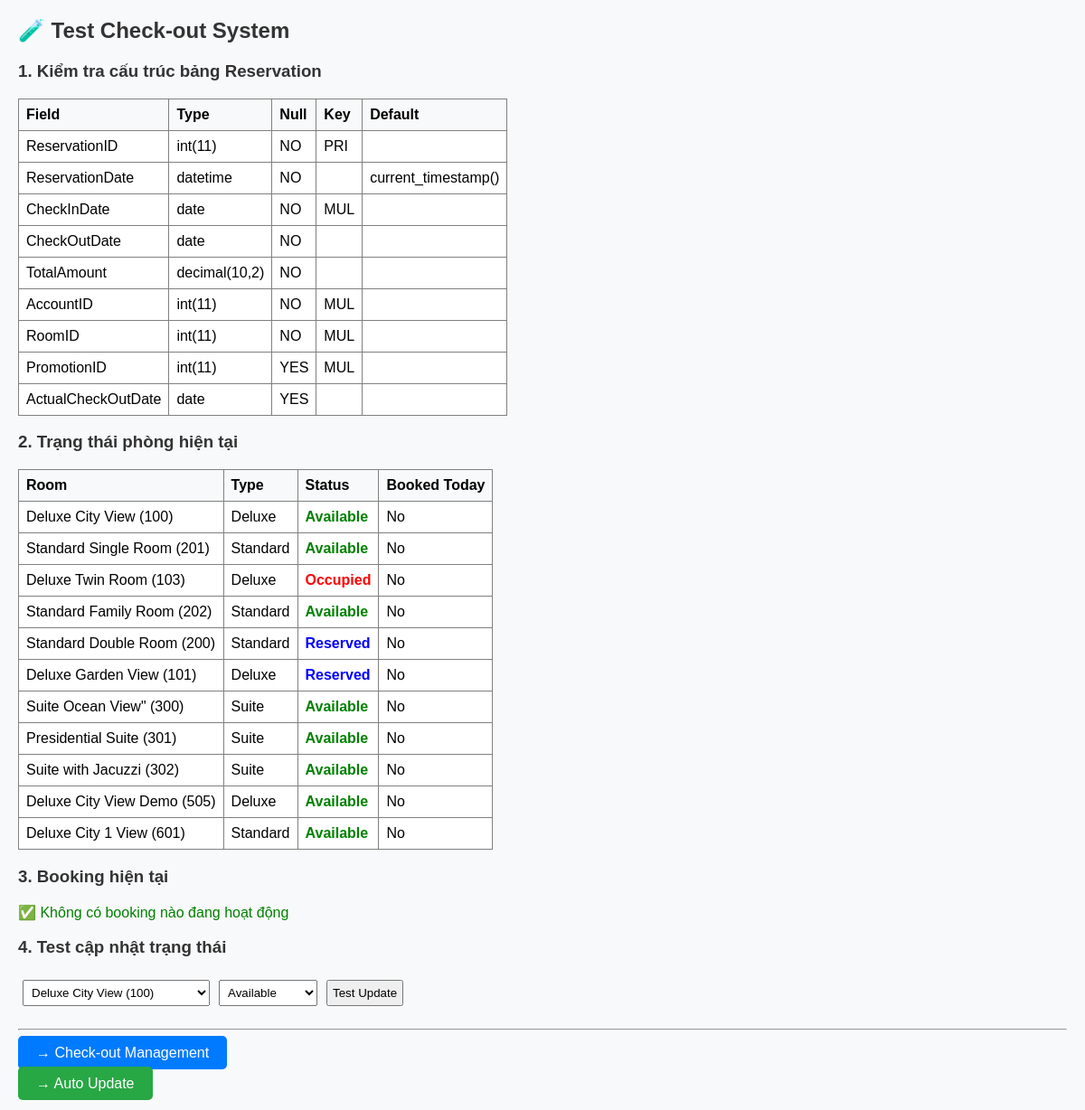
The app's page /debug/test_checkout_system.php with its own data.
### tables this page shows
CREATE TABLE `Room` (
  `RoomID` int NOT NULL AUTO_INCREMENT,
  `RoomName` varchar(50) NOT NULL,
  `RoomNumber` varchar(10) NOT NULL,
  `PricePerNight` bigint unsigned DEFAULT NULL,
  `Status` enum('Available','Occupied','Maintenance','Reserved') DEFAULT 'Available',
  `RoomTypeID` int NOT NULL,
  `MaxGuests` int NOT NULL DEFAULT '2',
  `Description` text,
  PRIMARY KEY (`RoomID`),
  UNIQUE KEY `RoomNumber` (`RoomNumber`),
  KEY `idx_room_number` (`RoomNumber`),
  KEY `idx_room_status` (`Status`),
  KEY `idx_room_type` (`RoomTypeID`),
  CONSTRAINT `Room_ibfk_1` FOREIGN KEY (`RoomTypeID`) REFERENCES `RoomType` (`RoomTypeID`) ON DELETE RESTRICT
);

CREATE TABLE `RoomType` (
  `RoomTypeID` int NOT NULL AUTO_INCREMENT,
  `TypeName` varchar(50) NOT NULL,
  PRIMARY KEY (`RoomTypeID`),
  UNIQUE KEY `TypeName` (`TypeName`),
  KEY `idx_roomtype_name` (`TypeName`)
);

### debug/test_checkout_system.php (the view, shortened to what this page needs)
<?php
require 'config.php';
echo "<h2>🧪 Test Check-out System</h2>";
try {
    echo "<h3>1. Kiểm tra cấu trúc bảng Reservation</h3>";
    $stmt = $pdo->query("DESCRIBE Reservation");
    $columns = $stmt->fetchAll(PDO::FETCH_ASSOC);
    echo "<table border='1' style='border-collapse: collapse; margin: 10px 0;'>";
    echo "<tr style='background: #f0f0f0;'><th>Field</th><th>Type</th><th>Null</th><th>Key</th><th>Default</th></tr>";
    foreach ($columns as $column) {
        echo "<tr>";
        echo "<td>{$column['Field']}</td>";
        echo "<td>{$column['Type']}</td>";
        echo "<td>{$column['Null']}</td>";
        echo "<td>{$column['Key']}</td>";
        echo "<td>{$column['Default']}</td>";
        echo "</tr>";
    }
    echo "</table>";
    echo "<h3>2. Trạng thái phòng hiện tại</h3>";
    $sql = "SELECT r.RoomID, r.RoomName, r.RoomNumber, r.Status, rt.TypeName,
            (SELECT COUNT(*) FROM Reservation res
             WHERE res.RoomID = r.RoomID
               AND res.CheckInDate <= CURDATE()
               AND res.CheckOutDate > CURDATE()
               AND res.ActualCheckOutDate IS NULL) AS IsBookedToday
            FROM Room r
            JOIN RoomType rt ON r.RoomTypeID = rt.RoomTypeID
            ORDER BY r.RoomID";
    $stmt = $pdo->query($sql);
    $rooms = $stmt->fetchAll(PDO::FETCH_ASSOC);
    echo "<table border='1' style='border-collapse: collapse; margin: 10px 0;'>";
    echo "<tr style='background: #f0f0f0;'><th>Room</th><th>Type</th><th>Status</th><th>Booked Today</th></tr>";
    foreach ($rooms as $room) {
        $statusColor = '';
        switch($room['Status']) {
            case 'Available': $statusColor = 'green'; break;
            case 'Occupied': $statusColor = 'red'; break;
            default: $statusColor = 'blue';
        }
        echo "<tr>";
        echo "<td>{$room['RoomName']} ({$room['RoomNumber']})</td>";
        echo "<td>{$room['TypeName']}</td>";
        echo "<td style='color: $statusColor; font-weight: bold;'>{$room['Status']}</td>";
        echo "<td>" . ($room['IsBookedToday'] > 0 ? 'Yes' : 'No') . "</td>";
        echo "</tr>";
    }
    echo "</table>";
    echo "<h3>3. Booking hiện tại</h3>";
    $sql = "SELECT r.ReservationID, r.RoomID, rm.RoomName, r.CheckInDate, r.CheckOutDate,
                   r.ActualCheckOutDate, a.FullName, p.PaymentStatus
            FROM Reservation r
            JOIN Room rm ON r.RoomID = rm.RoomID
            LEFT JOIN Account a ON r.AccountID = a.AccountID
            LEFT JOIN Payment p ON p.ReservationID = r.ReservationID
            WHERE r.CheckInDate <= CURDATE()
              AND r.CheckOutDate > CURDATE()
              AND r.ActualCheckOutDate IS NULL
            ORDER BY r.CheckInDate";
    $stmt = $pdo->query($sql);
    $reservations = $stmt->fetchAll(PDO::FETCH_ASSOC);
    if (empty($reservations)) {
        echo "<p style='color: green;'>✅ Không có booking nào đang hoạt động</p>";
    }
    echo "<h3>4. Test cập nhật trạng thái</h3>";
    echo "<form method='post'>";
    echo "<select name='room_id'>";
    foreach ($rooms as $room) {
        echo "<option value='{$room['RoomID']}'>{$room['RoomName']} ({$room['RoomNumber']})</option>";
    }
    echo "</select>";
    echo "<select name='new_status'>";
    echo "<option value='Available'>Available</option>";
    echo "</select>";
    echo "<input type='submit' name='test_update' value='Test Update'>";
    echo "</form>";
    echo "<hr>";
    echo "<p><a href='admin/checkout_manage.php' style='background: #007bff; color: white; padding: 10px 20px; text-decoration: none; border-radius: 5px;'>→ Check-out Management</a></p>";
    echo "<p><a href='update_room_status_auto.php' style='background: #28a745; color: white; padding: 10px 20px; text-decoration: none; border-radius: 5px;'>→ Auto Update</a></p>";
} catch (Exception $e) {
    echo "<p style='color: red;'>❌ Error: " . $e->getMessage() . "</p>";
}
?>

### debug/test_checkout_system.php (style rules this page uses)
h2, h3 { color: #333; }
table { background: white; border-radius: 5px; }
th { background: #f8f9fa !important; }
td, th { padding: 8px; text-align: left; }
form { margin: 20px 0; }
select, input { margin: 5px; padding: 5px; }

### records on screen
room: RoomName "Deluxe City View", RoomNumber "100", RoomTypeID.TypeName "Deluxe", Status "Available"
room: RoomName "Standard Single Room", RoomNumber "201", RoomTypeID.TypeName "Standard", Status "Available"
room: RoomName "Deluxe Twin Room", RoomNumber "103", RoomTypeID.TypeName "Deluxe", Status "Occupied"
room: RoomName "Standard Family Room", RoomNumber "202", RoomTypeID.TypeName "Standard", Status "Available"
room: RoomName "Standard Double Room", RoomNumber "200", RoomTypeID.TypeName "Standard", Status "Reserved"
room: RoomName "Deluxe Garden View", RoomNumber "101", RoomTypeID.TypeName "Deluxe", Status "Reserved"
room: RoomName "Suite Ocean View\"", RoomNumber "300", RoomTypeID.TypeName "Suite", Status "Available"
room: RoomName "Presidential Suite", RoomNumber "301", RoomTypeID.TypeName "Suite", Status "Available"
room: RoomName "Suite with Jacuzzi", RoomNumber "302", RoomTypeID.TypeName "Suite", Status "Available"
room: RoomName "Deluxe City View Demo", RoomNumber "505", RoomTypeID.TypeName "Deluxe", Status "Available"
room: RoomName "Deluxe City 1 View", RoomNumber "601", RoomTypeID.TypeName "Standard", Status "Available"

### other values on screen
$column['Field'] "ReservationID"
$column['Type'] "int(11)"
$column['Null'] "NO"
$column['Key'] "PRI"
$column['Field'] "ReservationDate"
$column['Type'] "datetime"
$column['Default'] "current_timestamp()"
$column['Field'] "CheckInDate"
$column['Type'] "date"
$column['Key'] "MUL"
$column['Field'] "CheckOutDate"
$column['Field'] "TotalAmount"
$column['Type'] "decimal(10,2)"
$column['Field'] "AccountID"
$column['Field'] "RoomID"
